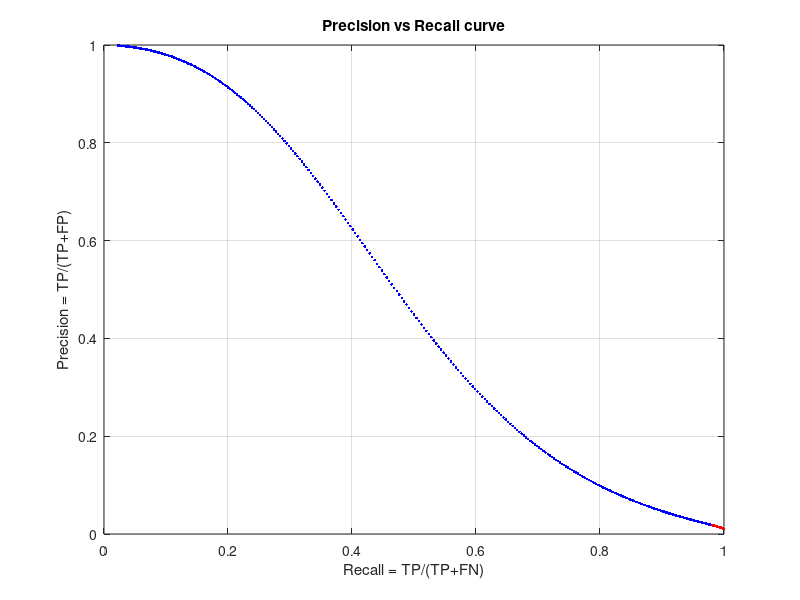
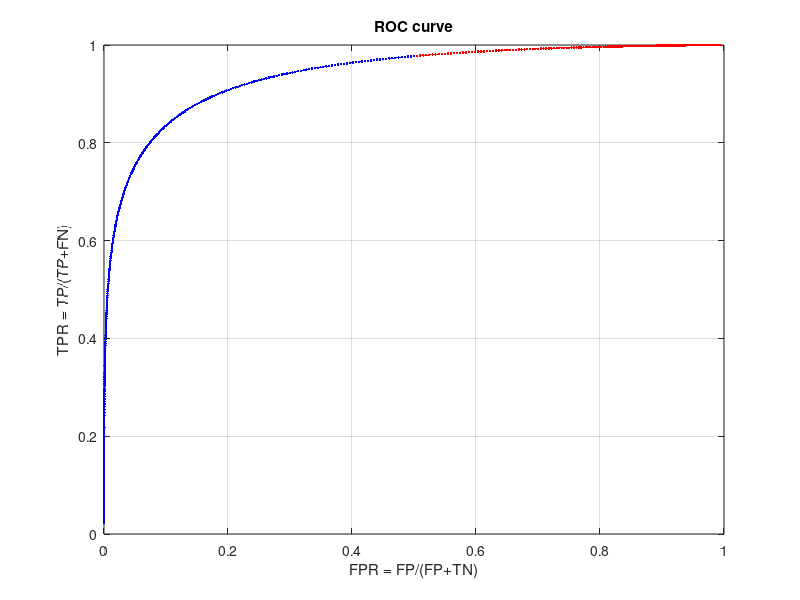

MATLAB code to generate these figures, in order:
% according to medical jargong:
%   positive case = has cancer
%   negative case = is healthy
close all
mean_pos = 20;
std_pos = 5;
mean_neg = 10;
std_neg = 4;
a = 0.01;  % prior probability for cancer

figure(1)
for t=0:0.05:30
    % Patient has cancer, and measurement is above t
    TP = a*normcdf((mean_pos-t)/std_pos);
    % Patient has cancer, but measurement is below t
    FN = a*normcdf((t-mean_pos)/std_pos);
    % Patient is healthy, but measurement is above t
    FP = (1-a)*normcdf((mean_neg-t)/std_neg);
    % Patient is healthy, and measurement is below t
    TN = (1-a)*normcdf((t-mean_neg)/std_neg);
    
    P = TP + FN;
    Phat = TP+FP;
    precision = TP/Phat;
    recall = TP/(TP+FN);  

    if t<10
      plot(recall,precision,'r.') % for visualisation
    else
      plot(recall,precision,'b.')
    end
    hold on
end
title('Precision vs Recall curve')
xlabel('Recall = TP/(TP+FN)')
ylabel('Precision = TP/(TP+FP)')
grid on

figure(2)
for t=0:0.05:30
    % Patient has cancer, and measurement is above t
    TP = a*normcdf((mean_pos-t)/std_pos);
    % Patient has cancer, but measurement is below t
    FN = a*normcdf((t-mean_pos)/std_pos);
    % Patient is healthy, but measurement is above t
    FP = (1-a)*normcdf((mean_neg-t)/std_neg);
    % Patient is healthy, and measurement is below t
    TN = (1-a)*normcdf((t-mean_neg)/std_neg);

    FPR = FP/(FP+TN); 
    TPR = TP/(TP+FN); % = Recall

    if t<10
      plot(FPR,TPR,'r.')
    else
      plot(FPR,TPR,'b.')
    end
    hold on
end
title('ROC curve')
xlabel('FPR = FP/(FP+TN)')
ylabel('TPR = TP/(TP+FN)')
grid on
